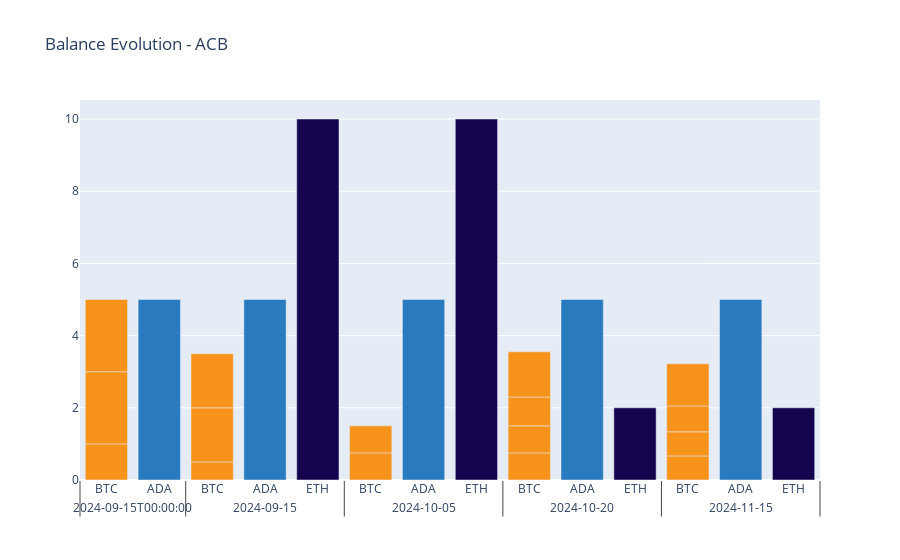

Notebook cell for this chart:
### Code cell
df_balance_evolution['Colors'] = df_balance_evolution['Asset'].map({"BTC":'#f7931a','ETH':'#14044d','ADA':'#2A7ABF'})

# subplot setup
fig = make_subplots(rows=1, cols=1)

fig.add_trace(go.Bar(x=[df_balance_evolution['Date'], df_balance_evolution['Asset']],
                         y = df_balance_evolution['Units'],
                         marker_color = df_balance_evolution['Colors'],
                         showlegend = False 
                        ), row = 1, col = 1)

fig.update_layout(barmode='stack', title=f"Balance Evolution - {METHOD}")
fig.show()

### Figure 1 — Plotly figure (JSON) as saved in the notebook; plotly's stock layout.template omitted (floating-point values rounded to 4 significant figures)
{"data": [{"marker": {"color": ["#f7931a", "#f7931a", "#f7931a", "#2A7ABF", "#f7931a", "#f7931a", "#f7931a", "#2A7ABF", "#14044d", "#f7931a", "#f7931a", "#2A7ABF", "#14044d", "#f7931a", "#f7931a", "#2A7ABF", "#14044d", "#f7931a", "#f7931a", "#f7931a", "#f7931a", "#2A7ABF", "#14044d", "#f7931a", "#f7931a"]}, "showlegend": false, "type": "bar", "x": [["2024-09-15T00:00:00", "2024-09-15T00:00:00", "2024-09-15T00:00:00", "2024-09-15T00:00:00", "2024-09-15", "2024-09-15", "2024-09-15", "2024-09-15", "2024-09-15", "2024-10-05", "2024-10-05", "2024-10-05", "2024-10-05", "2024-10-20", "2024-10-20", "2024-10-20", "2024-10-20", "2024-10-20", "2024-10-20", "2024-11-15", "2024-11-15", "2024-11-15", "2024-11-15", "2024-11-15", "2024-11-15"], ["BTC", "BTC", "BTC", "ADA", "BTC", "BTC", "BTC", "ADA", "ETH", "BTC", "BTC", "ADA", "ETH", "BTC", "BTC", "ADA", "ETH", "BTC", "BTC", "BTC", "BTC", "ADA", "ETH", "BTC", "BTC"]], "xaxis": "x", "y": [1, 2, 2, 5, 0.5, 1.5, 1.5, 5, 10, 0.75, 0.75, 5, 10, 0.75, 0.75, 5, 2, 0.8, 1.25, 0.6675, 0.6675, 5, 2, 0.7175, 1.167], "yaxis": "y"}], "layout": {"autosize": true, "barmode": "stack", "title": {"text": "Balance Evolution - ACB"}, "xaxis": {"anchor": "y", "autorange": true, "domain": [0, 1], "range": [-0.5, 13.5], "type": "multicategory"}, "yaxis": {"anchor": "x", "autorange": true, "domain": [0, 1], "range": [0, 10.53], "type": "linear"}}}
